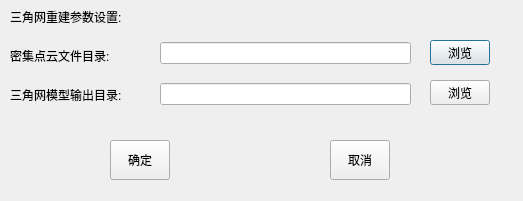
<?xml version="1.0" encoding="UTF-8"?>
<ui version="4.0">
 <class>Dialog_TriMeshRecon</class>
 <widget class="QDialog" name="Dialog_TriMeshRecon">
  <property name="geometry">
   <rect>
    <x>0</x>
    <y>0</y>
    <width>523</width>
    <height>201</height>
   </rect>
  </property>
  <property name="windowTitle">
   <string>Dialog</string>
  </property>
  <widget class="QWidget" name="verticalLayoutWidget">
   <property name="geometry">
    <rect>
     <x>10</x>
     <y>0</y>
     <width>160</width>
     <height>111</height>
    </rect>
   </property>
   <layout class="QVBoxLayout" name="verticalLayout">
    <item>
     <widget class="QLabel" name="label">
      <property name="text">
       <string>三角网重建参数设置:</string>
      </property>
     </widget>
    </item>
    <item>
     <widget class="QLabel" name="label_2">
      <property name="text">
       <string>密集点云文件目录:</string>
      </property>
     </widget>
    </item>
    <item>
     <widget class="QLabel" name="label_3">
      <property name="text">
       <string>三角网模型输出目录:</string>
      </property>
     </widget>
    </item>
   </layout>
  </widget>
  <widget class="QWidget" name="verticalLayoutWidget_2">
   <property name="geometry">
    <rect>
     <x>160</x>
     <y>29</y>
     <width>251</width>
     <height>91</height>
    </rect>
   </property>
   <layout class="QVBoxLayout" name="verticalLayout_2">
    <item>
     <widget class="QLineEdit" name="lineEdit_inputDir"/>
    </item>
    <item>
     <widget class="QLineEdit" name="lineEdit_OutputDir"/>
    </item>
   </layout>
  </widget>
  <widget class="QPushButton" name="pushButton_browseInputDir">
   <property name="geometry">
    <rect>
     <x>430</x>
     <y>40</y>
     <width>60</width>
     <height>25</height>
    </rect>
   </property>
   <property name="text">
    <string>浏览</string>
   </property>
  </widget>
  <widget class="QPushButton" name="pushButton_browseOutputDir">
   <property name="geometry">
    <rect>
     <x>430</x>
     <y>80</y>
     <width>60</width>
     <height>25</height>
    </rect>
   </property>
   <property name="text">
    <string>浏览</string>
   </property>
  </widget>
  <widget class="QPushButton" name="btn_CONFIRM">
   <property name="geometry">
    <rect>
     <x>110</x>
     <y>140</y>
     <width>60</width>
     <height>40</height>
    </rect>
   </property>
   <property name="text">
    <string>确定</string>
   </property>
  </widget>
  <widget class="QPushButton" name="btn_CANCEL">
   <property name="geometry">
    <rect>
     <x>330</x>
     <y>140</y>
     <width>60</width>
     <height>40</height>
    </rect>
   </property>
   <property name="text">
    <string>取消</string>
   </property>
  </widget>
 </widget>
 <resources/>
 <connections/>
</ui>
